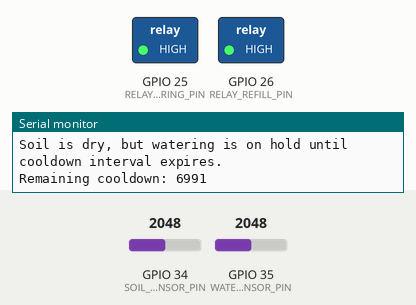
The program below on a simulated ESP32. Shown: switched loads named in the program (green lamp = pin HIGH), the last lines printed to the serial monitor. The inputs (shaded band) are chosen by the test bench; at power-on: GPIO 35 (WATER_LEVEL_SENSOR_PIN) = 2048, GPIO 34 (SOIL_SENSOR_PIN) = 2048. A WiFi scan finds three made-up networks.

Above: at 3.2 s.
3.3 s: GPIO 35 (WATER_LEVEL_SENSOR_PIN) set to 1332
5.2 s: GPIO 35 (WATER_LEVEL_SENSOR_PIN) set to 1256
At 7.4 s:
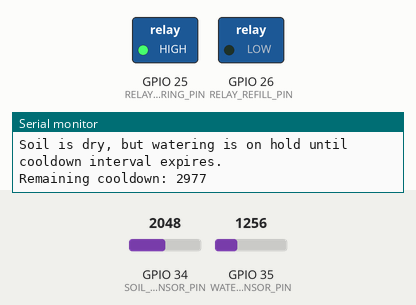
10.0 s: GPIO 35 (WATER_LEVEL_SENSOR_PIN) set to 1503
At 10.9 s:
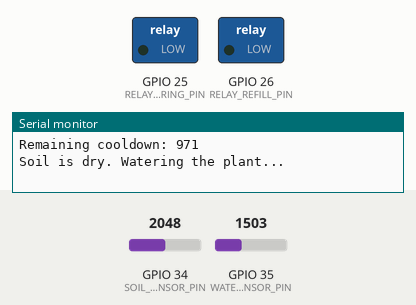
11.9 s: GPIO 35 (WATER_LEVEL_SENSOR_PIN) set to 1593
At 16.5 s:
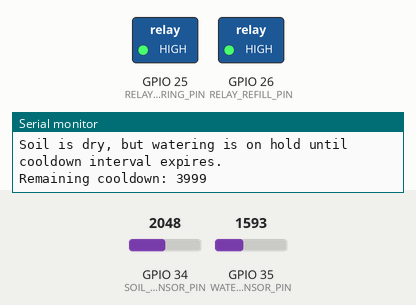
16.7 s: GPIO 34 (SOIL_SENSOR_PIN) set to 1945
At 21.2 s:
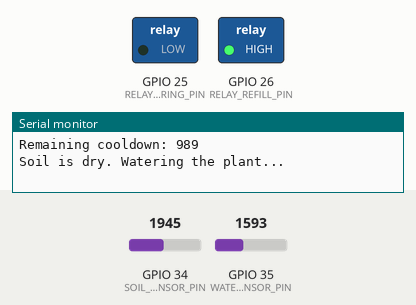
21.5 s: GPIO 34 (SOIL_SENSOR_PIN) set to 1861
Timing chart, 0 to 26.5 s (numbered marks = the images above; inputs shaded):
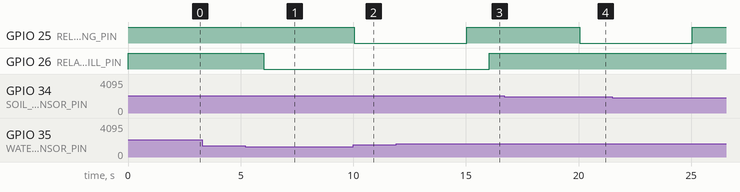

The program:

main.cpp
```cpp
#include <WiFi.h>
#include <esp_now.h>
#include <esp_wifi.h>

// Define GPIO pins
#define SOIL_SENSOR_PIN 34
#define WATER_LEVEL_SENSOR_PIN 35
#define RELAY_PLANT_WATERING_PIN 25
#define RELAY_REFILL_PIN 26

// Define thresholds
#define SOIL_MOISTURE_THRESHOLD 1900 // Adjust as per sensor calibration
#define WATER_LEVEL_LOW_THRESHOLD 1300   // Adjust as per sensor calibration
#define WATER_LEVEL_FULL_THRESHOLD 1550 // Adjust as per sensor calibration

// Timing variables
unsigned long previousWateringTime = 0;
unsigned long wateringInterval = 10000;  // Adjust to your actual desired interval
bool isRefilling = false; // Tracks if refill pump is active

// Master's MAC Address (Replace with actual MAC)
uint8_t masterMAC[] = {0xFC, 0xE8, 0xC0, 0x74, 0x50, 0x14}; // Replace with master MAC

// Get Wi-Fi channel for the specified SSID
const char* wifi_network_ssid = "josip";  // Wi-Fi network SSID
const char* wifi_network_password = "12345678"; // Wi-Fi network password


// Structure for ESP-NOW data
typedef struct struct_message {
  int soilMoistureValue;
  char soilStatus[10];    // Soil status: Dry or Moist
  char pumpStatus[20];    // Pump status: Watering or Off
  int waterLevelValue;
  char refillStatus[20];  // Refill status: Refilling or Full
  unsigned long remainingCooldown; // Add remaining cooldown to the structure
} struct_message;

struct_message myData;

int32_t get_wifi_channel(const char* ssid) {
  int n = WiFi.scanNetworks();
  for (int i = 0; i < n; ++i) {
    if (String(ssid) == WiFi.SSID(i)) {
      return WiFi.channel(i);
    }
  }
  return 0;
}

// Set Wi-Fi channel for ESP32
void scan_and_set_wifi_channel() {
  Serial.printf("\nScanning for SSID: %s\n", wifi_network_ssid);
  int slave_channel = get_wifi_channel(wifi_network_ssid);

  if (slave_channel == 0) {
    Serial.println("SSID not found!");
  } else {
    Serial.printf("SSID found. Channel: %d\n", slave_channel);
    if (WiFi.channel() != slave_channel) {
      esp_wifi_set_promiscuous(true);
      esp_wifi_set_channel(slave_channel, WIFI_SECOND_CHAN_NONE);
      esp_wifi_set_promiscuous(false);
    }
  }
  Serial.printf("Current Wi-Fi channel: %d\n", WiFi.channel());
}

// Callback for send status
void OnDataSent(const uint8_t *mac, esp_now_send_status_t status) {
  // Handle send status here if needed
}

// Initialize ESP-NOW
void initESPNow() {
  if (esp_now_init() != ESP_OK) {
    Serial.println("Error initializing ESP-NOW");
    return;
  }

  // Set the MAC address of the master device
  esp_now_peer_info_t peerInfo;
  memset(&peerInfo, 0, sizeof(peerInfo));
  memcpy(peerInfo.peer_addr, masterMAC, 6);
  peerInfo.channel = 0;
  peerInfo.encrypt = false;

  if (esp_now_add_peer(&peerInfo) != ESP_OK) {
    Serial.println("Failed to add master as a peer");
    return;
  }
  Serial.println("Master added as a peer!");
}

// Send data to master
void sendDataToMaster() {
  esp_err_t result = esp_now_send(masterMAC, (uint8_t *)&myData, sizeof(myData));
  if (result != ESP_OK) {
    Serial.println("Error sending data to master");
  }
}

void setup() {
  // Initialize serial communication
  Serial.begin(115200);

  // Set relay pins as outputs
  pinMode(RELAY_PLANT_WATERING_PIN, OUTPUT);
  pinMode(RELAY_REFILL_PIN, OUTPUT);

  // Set sensor pins as inputs
  pinMode(SOIL_SENSOR_PIN, INPUT);
  pinMode(WATER_LEVEL_SENSOR_PIN, INPUT);

  // Initialize relays to OFF state
  digitalWrite(RELAY_PLANT_WATERING_PIN, HIGH); // Ensure relay is OFF
  digitalWrite(RELAY_REFILL_PIN, HIGH); // Ensure relay is OFF

  // Setup WiFi (required for ESP-NOW)
  WiFi.mode(WIFI_STA);
  WiFi.setSleep(WIFI_PS_NONE);
  WiFi.channel(1);  // Set initial channel

  // Set Wi-Fi channel based on the master's Wi-Fi network
  scan_and_set_wifi_channel();

  // Initialize ESP-NOW
  initESPNow();

  // Register ESP-NOW send callback
  esp_now_register_send_cb(OnDataSent);
}

void loop() {
  // Read soil moisture sensor value
  int soilMoistureValue = analogRead(SOIL_SENSOR_PIN);
  // Read water level sensor value
  int waterLevelValue = analogRead(WATER_LEVEL_SENSOR_PIN);

  // Water level logic (no change)
  if (waterLevelValue < WATER_LEVEL_LOW_THRESHOLD) {
    if (!isRefilling) {
      digitalWrite(RELAY_REFILL_PIN, LOW); // Turn refill pump ON
      strcpy(myData.refillStatus, "Refilling");
      isRefilling = true;
    }
  } else if (waterLevelValue >= WATER_LEVEL_FULL_THRESHOLD) {
    if (isRefilling) {
      digitalWrite(RELAY_REFILL_PIN, HIGH); // Turn refill pump OFF
      strcpy(myData.refillStatus, "Full");
      isRefilling = false;
    }
  }

  // Timing variables for watering cooldown (6 hours)
  unsigned long currentTime = millis();    // Get current time

  // Soil moisture logic
  if (soilMoistureValue > SOIL_MOISTURE_THRESHOLD) {  // Soil is dry
    strcpy(myData.soilStatus, "Dry");

    if (currentTime - previousWateringTime > wateringInterval) { // Cooldown period is over
      Serial.println("Soil is dry. Watering the plant...");
      digitalWrite(RELAY_PLANT_WATERING_PIN, LOW); // Turn watering pump ON
      delay(5000); // Water for 5 seconds
      digitalWrite(RELAY_PLANT_WATERING_PIN, HIGH); // Turn watering pump OFF
      previousWateringTime = currentTime; // Update last watering time
      strcpy(myData.pumpStatus, "Watering"); // Update pump status to "Watering"
      myData.remainingCooldown = 0; // Reset cooldown since watering just occurred
    } else {
      // Cooldown period not over, hold off watering
      Serial.println("Soil is dry, but watering is on hold until cooldown interval expires.");
      unsigned long remainingCooldown = wateringInterval - (currentTime - previousWateringTime);
      Serial.print("Remaining cooldown: ");
      Serial.println(remainingCooldown);  // Display remaining cooldown in milliseconds
      strcpy(myData.pumpStatus, "Off"); // Pump is not running
      myData.remainingCooldown = remainingCooldown; // Send cooldown to master
    }
  } else {  // Soil is moist
    strcpy(myData.soilStatus, "Moist");
    Serial.println("Soil is moist. No watering needed.");
    digitalWrite(RELAY_PLANT_WATERING_PIN, HIGH); // Ensure watering pump is OFF
    strcpy(myData.pumpStatus, "Off"); // Pump is off since soil is moist
    myData.remainingCooldown = 0; // No cooldown needed since no watering happened
  }

  // Populate the structure with sensor data
  myData.soilMoistureValue = soilMoistureValue;
  myData.waterLevelValue = waterLevelValue;

  // Send the data to master via ESP-NOW
  sendDataToMaster();

  // Add a small delay to avoid flooding the serial monitor
  delay(1000);
}
```

Measured:
- the behaviour switches between 1300 and 1299 on GPIO 35 (WATER_LEVEL_SENSOR_PIN) (found by bisection; images 0 and 1)
- the behaviour switches between 1549 and 1550 on GPIO 35 (WATER_LEVEL_SENSOR_PIN) (found by bisection; images 2 and 3)
- after the input at 5.2 s, GPIO 26 (RELAY_REFILL_PIN): HIGH → LOW after 0.82 s
- after the input at 11.9 s, GPIO 26 (RELAY_REFILL_PIN): LOW → HIGH after 4.1 s
